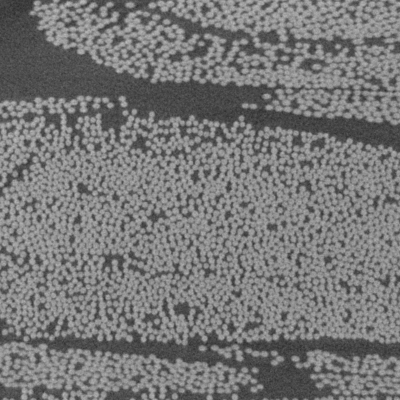
#> input picture week_2/EX_2_data/CT_lab_low_res.png, 400 x 400 px, found by its file name
$ jupyter execute --allow-errors Untitled.ipynb
#> lines starting #> are read from the running program, lines starting #| are printed output that depends on the picture
### week_4/pysift.py
from numpy import all, any, array, arctan2, cos, sin, exp, dot, log, logical_and, roll, sqrt, stack, trace, unravel_index, pi, deg2rad, rad2deg, where, zeros, floor, full, nan, isnan, round, float32
from numpy.linalg import det, lstsq, norm
from cv2 import resize, GaussianBlur, subtract, KeyPoint, INTER_LINEAR, INTER_NEAREST
from functools import cmp_to_key
import logging

####################
# Global variables #
####################

logger = logging.getLogger(__name__)
float_tolerance = 1e-7

#################
# Main function #
#################

def computeKeypointsAndDescriptors(image, sigma=1.6, num_intervals=3, assumed_blur=0.5, image_border_width=5):
    """Compute SIFT keypoints and descriptors for an input image
    """
    image = image.astype('float32')
    base_image = generateBaseImage(image, sigma, assumed_blur)
    num_octaves = computeNumberOfOctaves(base_image.shape)
    gaussian_kernels = generateGaussianKernels(sigma, num_intervals)
    gaussian_images = generateGaussianImages(base_image, num_octaves, gaussian_kernels)
    dog_images = generateDoGImages(gaussian_images)
    keypoints = findScaleSpaceExtrema(gaussian_images, dog_images, num_intervals, sigma, image_border_width)
    keypoints = removeDuplicateKeypoints(keypoints)
    keypoints = convertKeypointsToInputImageSize(keypoints)
    descriptors = generateDescriptors(keypoints, gaussian_images)
    return keypoints, descriptors

#########################
# Image pyramid related #
#########################

def generateBaseImage(image, sigma, assumed_blur):
    """Generate base image from input image by upsampling by 2 in both directions and blurring
    """
    logger.debug('Generating base image...')
    image = resize(image, (0, 0), fx=2, fy=2, interpolation=INTER_LINEAR)
    sigma_diff = sqrt(max((sigma ** 2) - ((2 * assumed_blur) ** 2), 0.01))
    return GaussianBlur(image, (0, 0), sigmaX=sigma_diff, sigmaY=sigma_diff)  # the image blur is now sigma instead of assumed_blur

def computeNumberOfOctaves(image_shape):
    """Compute number of octaves in image pyramid as function of base image shape (OpenCV default)
    """
    return int(round(log(min(image_shape)) / log(2) - 1))

def generateGaussianKernels(sigma, num_intervals):
    """Generate list of gaussian kernels at which to blur the input image. Default values of sigma, intervals, and octaves follow section 3 of Lowe's paper.
    """
    logger.debug('Generating scales...')
    num_images_per_octave = num_intervals + 3
    k = 2 ** (1. / num_intervals)
    gaussian_kernels = zeros(num_images_per_octave)  # scale of gaussian blur necessary to go from one blur scale to the next within an octave
    gaussian_kernels[0] = sigma

    for image_index in range(1, num_images_per_octave):
        sigma_previous = (k ** (image_index - 1)) * sigma
        sigma_total = k * sigma_previous
        gaussian_kernels[image_index] = sqrt(sigma_total ** 2 - sigma_previous ** 2)
    return gaussian_kernels

def generateGaussianImages(image, num_octaves, gaussian_kernels):
    """Generate scale-space pyramid of Gaussian images
    """
    logger.debug('Generating Gaussian images...')
    gaussian_images = []

    for octave_index in range(num_octaves):
        gaussian_images_in_octave = []
        gaussian_images_in_octave.append(image)  # first image in octave already has the correct blur
        for gaussian_kernel in gaussian_kernels[1:]:
            image = GaussianBlur(image, (0, 0), sigmaX=gaussian_kernel, sigmaY=gaussian_kernel)
            gaussian_images_in_octave.append(image)
        gaussian_images.append(gaussian_images_in_octave)
        octave_base = gaussian_images_in_octave[-3]
        image = resize(octave_base, (int(octave_base.shape[1] / 2), int(octave_base.shape[0] / 2)), interpolation=INTER_NEAREST)
    return array(gaussian_images)

# [345 lines left out: functions generateDoGImages, findScaleSpaceExtrema, isPixelAnExtremum, localizeExtremumViaQuadraticFit, computeGradientAtCenterPixel, computeHessianAtCenterPixel and 6 more, not called in this run]

### week_4/Untitled.ipynb
[cell 1]
import cv2
import matplotlib.pyplot as plt
from matplotlib import transforms
import numpy as np
import pysift as sift

[cell 2]
im_org = cv2.imread("EX_4_data/CT_lab_low_res.png", cv2.IMREAD_GRAYSCALE)
#> im_org is the input picture: shape (400, 400); min 46, max 188, mean 119.7
#> (the rest of this cell did not finish here and is left out)

#> the loop in generateGaussianImages, `for octave_index in range(num_octaves):` made 9 passes
#> image on pass 9: [119.3]
#> pass 1, in generateGaussianImages, `octave_base = gaussian_images_in_octave[-3]`:
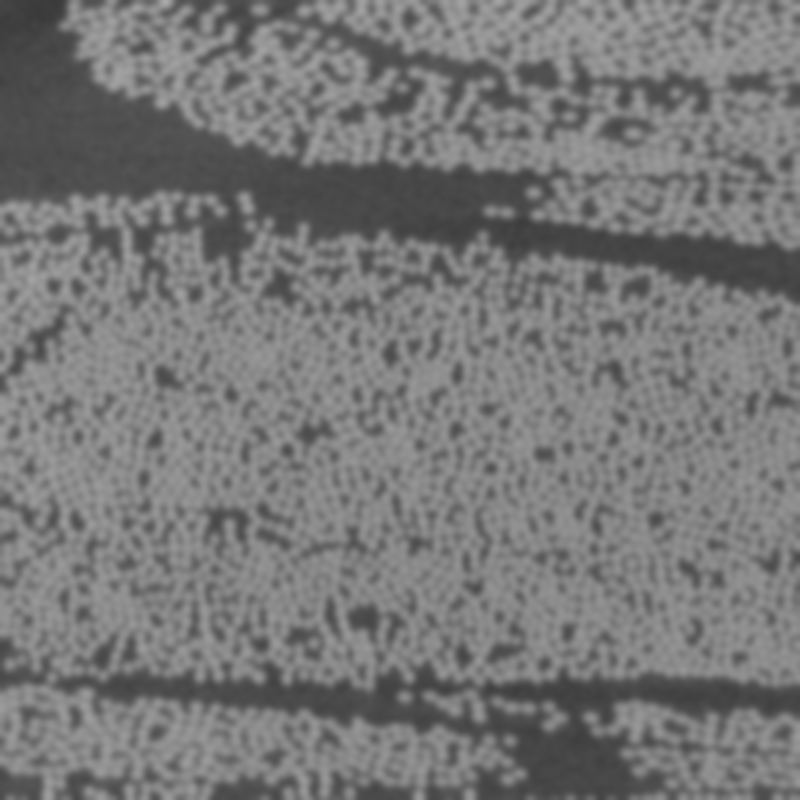
#> octave_base: shape (800, 800) float32; min 58.25, max 169.9, mean 119.7
#> pass 2, in generateGaussianImages, `octave_base = gaussian_images_in_octave[-3]`:
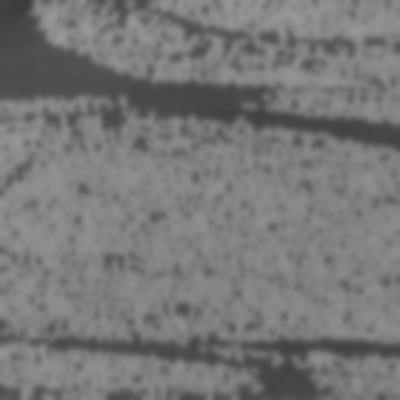
#> octave_base: shape (400, 400) float32; min 60.04, max 153.8, mean 119.7
#> after the loop in generateGaussianImages, `for octave_index in range(num_octaves):`: gaussian_images = 9 items

[cell 3]
im_rotated = cv2.imread("EX_4_data/CT_lab_med_res.png", cv2.IMREAD_GRAYSCALE)
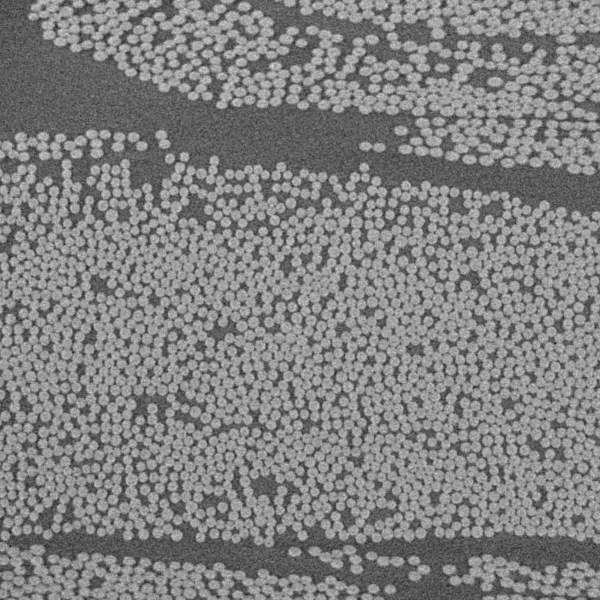
#> input picture week_2/EX_2_data/CT_lab_med_res.png, 600 x 600 px, found by its file name
#> im_rotated is the input picture: shape (600, 600); min 35, max 219, mean 128.9
#> (the rest of this cell did not finish here and is left out)

#> the loop in generateGaussianImages (call 2), `for octave_index in range(num_octaves):` made 9 passes
#> image on pass 9: [[128, 128], [128, 128.1]]
#> pass 1, in generateGaussianImages (call 2), `octave_base = gaussian_images_in_octave[-3]`:
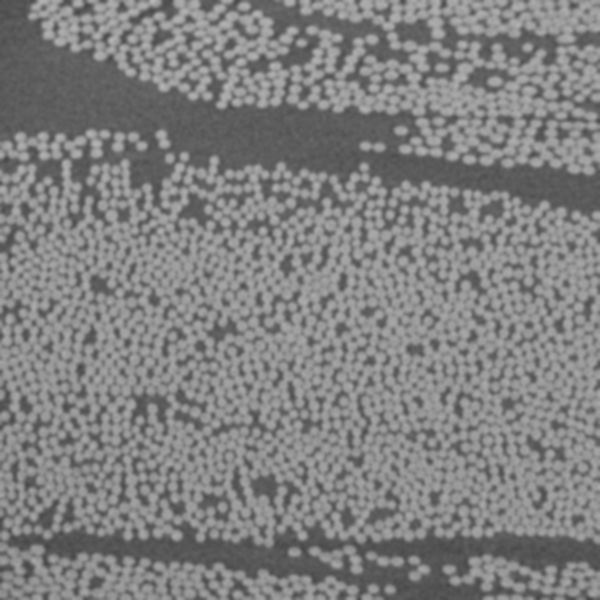
#> octave_base: shape (1200, 1200) float32 (shown at 1/2 size); min 68.25, max 184.7, mean 128.9
#> pass 1, in generateGaussianImages (call 2), `image = resize(octave_base, (int(octave_base.shape[1] / 2), int(octave..`:
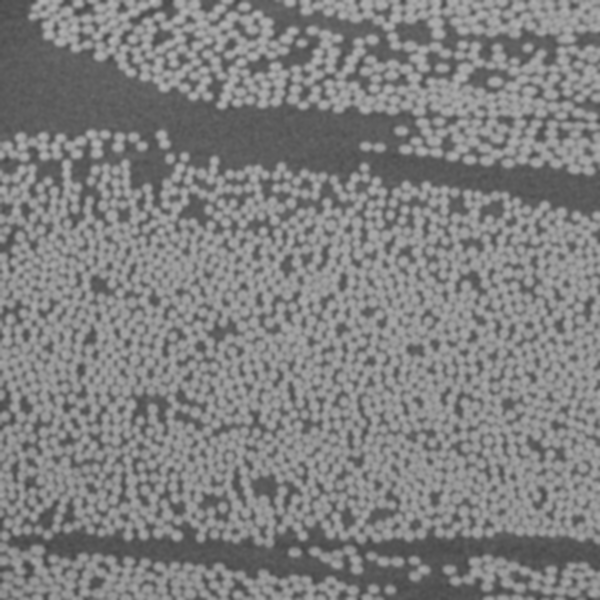
#> image: shape (600, 600) float32; min 68.91, max 184.6, mean 128.9
#> pass 2, in generateGaussianImages (call 2), `octave_base = gaussian_images_in_octave[-3]`:
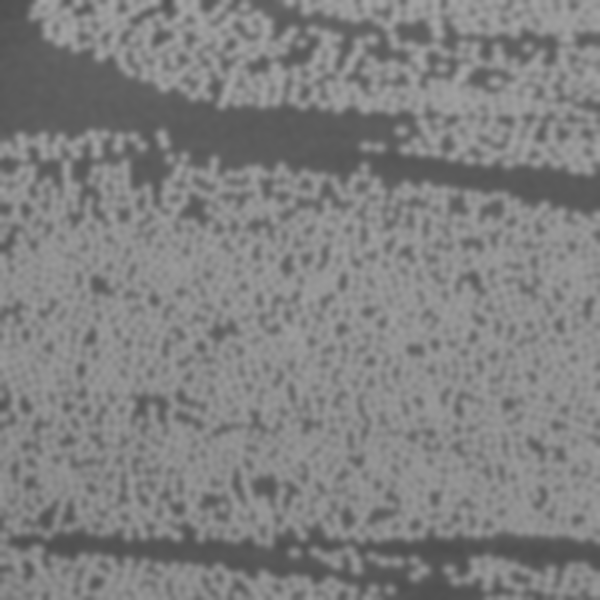
#> octave_base: shape (600, 600) float32; min 79.38, max 165.7, mean 128.9

#> (a cell that did not finish here is left out)

[cell 5]
# Create function to normalize and threshold descriptor
def normalizeAndThresh(des):
    # Normalize to unit length
    des = des / np.sqrt(np.sum(des ** 2))

    # thresholding
    des[des > 0.2] = 0.2

    # Normalizing again
    des = des/np.sqrt(np.sum(des ** 2))
    return des

[cell 6]
# Match features
NO_FILTERING = 0
FILTERING = 1
SYMMETRY = 2

def match_images(im1, im2, match_type):
    if match_type == NO_FILTERING:
        matcher = cv2.BFMatcher(cv2.NORM_L2, crossCheck=False)
        matches = matcher.match(im1,im2)

    elif match_type == FILTERING:
        matcher = cv2.BFMatcher()
        matches = np.array(matcher.knnMatch(im1,im2, k=2))
        eta = np.array([match[0].distance / match[1].distance for match in matches])
        matches = matches[eta < 0.6, 0]

    elif match_type == SYMMETRY:
        matcher = cv2.BFMatcher(cv2.NORM_L2, crossCheck=True)
        matches = matcher.match(im1,im2)

    return sorted(matches, key = lambda x: x.distance)

#> (a cell that did not finish here is left out)
